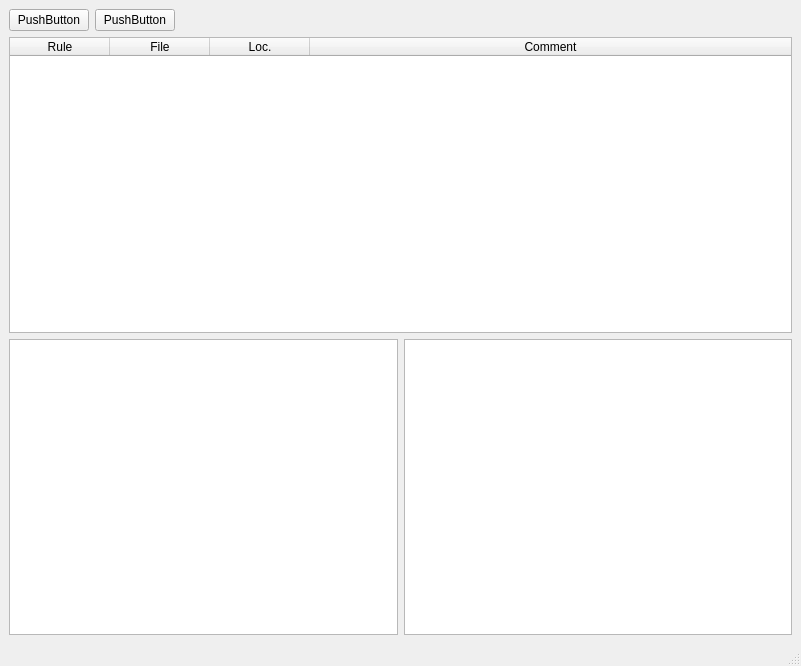
<?xml version="1.0" encoding="UTF-8"?>
<ui version="4.0">
 <class>MainWindow</class>
 <widget class="QMainWindow" name="MainWindow">
  <property name="geometry">
   <rect>
    <x>0</x>
    <y>0</y>
    <width>801</width>
    <height>666</height>
   </rect>
  </property>
  <property name="windowTitle">
   <string>MainWindow</string>
  </property>
  <property name="autoFillBackground">
   <bool>false</bool>
  </property>
  <widget class="QWidget" name="centralwidget">
   <layout class="QVBoxLayout" name="verticalLayout">
    <item>
     <layout class="QGridLayout" name="gridLayout">
      <item row="0" column="0">
       <widget class="QPushButton" name="pushButton">
        <property name="text">
         <string>PushButton</string>
        </property>
        <property name="checkable">
         <bool>false</bool>
        </property>
       </widget>
      </item>
      <item row="0" column="2">
       <spacer name="horizontalSpacer">
        <property name="orientation">
         <enum>Qt::Horizontal</enum>
        </property>
        <property name="sizeHint" stdset="0">
         <size>
          <width>40</width>
          <height>20</height>
         </size>
        </property>
       </spacer>
      </item>
      <item row="0" column="1">
       <widget class="QPushButton" name="pushButton_2">
        <property name="text">
         <string>PushButton</string>
        </property>
       </widget>
      </item>
     </layout>
    </item>
    <item>
     <widget class="QTableWidget" name="vioWidget">
      <property name="editTriggers">
       <set>QAbstractItemView::NoEditTriggers</set>
      </property>
      <property name="selectionMode">
       <enum>QAbstractItemView::SingleSelection</enum>
      </property>
      <property name="selectionBehavior">
       <enum>QAbstractItemView::SelectRows</enum>
      </property>
      <property name="rowCount">
       <number>0</number>
      </property>
      <property name="columnCount">
       <number>4</number>
      </property>
      <attribute name="horizontalHeaderStretchLastSection">
       <bool>true</bool>
      </attribute>
      <attribute name="verticalHeaderVisible">
       <bool>false</bool>
      </attribute>
      <column>
       <property name="text">
        <string>Rule</string>
       </property>
      </column>
      <column>
       <property name="text">
        <string>File</string>
       </property>
      </column>
      <column>
       <property name="text">
        <string>Loc.</string>
       </property>
      </column>
      <column>
       <property name="text">
        <string>Comment</string>
       </property>
      </column>
     </widget>
    </item>
    <item>
     <layout class="QHBoxLayout" name="horizontalLayout_5">
      <item>
       <widget class="QTableWidget" name="codeWidget">
        <property name="font">
         <font>
          <family>Courier New</family>
         </font>
        </property>
        <property name="layoutDirection">
         <enum>Qt::LeftToRight</enum>
        </property>
        <property name="editTriggers">
         <set>QAbstractItemView::NoEditTriggers</set>
        </property>
        <property name="selectionMode">
         <enum>QAbstractItemView::SingleSelection</enum>
        </property>
        <property name="selectionBehavior">
         <enum>QAbstractItemView::SelectRows</enum>
        </property>
        <property name="showGrid">
         <bool>false</bool>
        </property>
        <property name="columnCount">
         <number>3</number>
        </property>
        <attribute name="horizontalHeaderVisible">
         <bool>false</bool>
        </attribute>
        <attribute name="horizontalHeaderMinimumSectionSize">
         <number>0</number>
        </attribute>
        <attribute name="horizontalHeaderDefaultSectionSize">
         <number>0</number>
        </attribute>
        <attribute name="horizontalHeaderStretchLastSection">
         <bool>true</bool>
        </attribute>
        <attribute name="verticalHeaderVisible">
         <bool>false</bool>
        </attribute>
        <attribute name="verticalHeaderMinimumSectionSize">
         <number>0</number>
        </attribute>
        <attribute name="verticalHeaderDefaultSectionSize">
         <number>0</number>
        </attribute>
        <attribute name="verticalHeaderHighlightSections">
         <bool>false</bool>
        </attribute>
        <column/>
        <column/>
        <column/>
       </widget>
      </item>
      <item>
       <widget class="QTableWidget" name="codeWidgetAfter">
        <property name="font">
         <font>
          <family>Courier New</family>
         </font>
        </property>
        <property name="layoutDirection">
         <enum>Qt::LeftToRight</enum>
        </property>
        <property name="editTriggers">
         <set>QAbstractItemView::NoEditTriggers</set>
        </property>
        <property name="selectionMode">
         <enum>QAbstractItemView::SingleSelection</enum>
        </property>
        <property name="selectionBehavior">
         <enum>QAbstractItemView::SelectRows</enum>
        </property>
        <property name="showGrid">
         <bool>false</bool>
        </property>
        <property name="columnCount">
         <number>3</number>
        </property>
        <attribute name="horizontalHeaderVisible">
         <bool>false</bool>
        </attribute>
        <attribute name="horizontalHeaderMinimumSectionSize">
         <number>0</number>
        </attribute>
        <attribute name="horizontalHeaderDefaultSectionSize">
         <number>0</number>
        </attribute>
        <attribute name="horizontalHeaderStretchLastSection">
         <bool>true</bool>
        </attribute>
        <attribute name="verticalHeaderVisible">
         <bool>false</bool>
        </attribute>
        <attribute name="verticalHeaderMinimumSectionSize">
         <number>0</number>
        </attribute>
        <attribute name="verticalHeaderDefaultSectionSize">
         <number>0</number>
        </attribute>
        <attribute name="verticalHeaderHighlightSections">
         <bool>false</bool>
        </attribute>
        <column/>
        <column/>
        <column/>
       </widget>
      </item>
     </layout>
    </item>
   </layout>
  </widget>
  <widget class="QMenuBar" name="menubar">
   <property name="geometry">
    <rect>
     <x>0</x>
     <y>0</y>
     <width>801</width>
     <height>21</height>
    </rect>
   </property>
  </widget>
  <widget class="QStatusBar" name="statusbar"/>
 </widget>
 <resources/>
 <connections>
  <connection>
   <sender>pushButton</sender>
   <signal>clicked()</signal>
   <receiver>MainWindow</receiver>
   <slot>button_clicked()</slot>
   <hints>
    <hint type="sourcelabel">
     <x>74</x>
     <y>45</y>
    </hint>
    <hint type="destinationlabel">
     <x>374</x>
     <y>46</y>
    </hint>
   </hints>
  </connection>
  <connection>
   <sender>vioWidget</sender>
   <signal>cellDoubleClicked(int,int)</signal>
   <receiver>MainWindow</receiver>
   <slot>show_code()</slot>
   <hints>
    <hint type="sourcelabel">
     <x>552</x>
     <y>266</y>
    </hint>
    <hint type="destinationlabel">
     <x>540</x>
     <y>34</y>
    </hint>
   </hints>
  </connection>
 </connections>
 <slots>
  <slot>button_clicked()</slot>
  <slot>show_code()</slot>
 </slots>
</ui>
